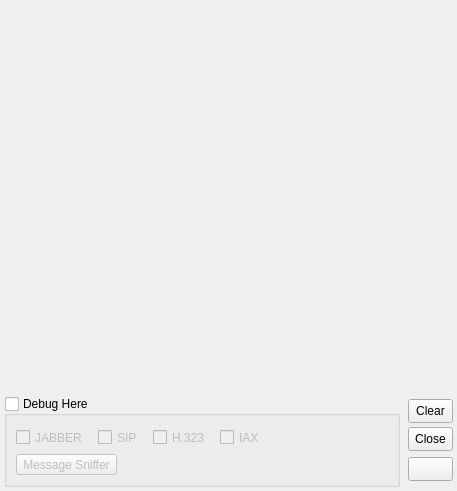
<ui version="4.0" >
 <class>events</class>
 <widget class="QWidget" name="events" >
  <property name="geometry" >
   <rect>
    <x>0</x>
    <y>0</y>
    <width>457</width>
    <height>491</height>
   </rect>
  </property>
  <property name="windowTitle" >
   <string>Yate Debug Log</string>
  </property>
  <property name="windowIcon" >
   <iconset>events.png</iconset>
  </property>
  <property name="_yate_window" stdset="0" >
   <bool>true</bool>
  </property>
  <layout class="QVBoxLayout" >
   <property name="spacing" >
    <number>2</number>
   </property>
   <property name="leftMargin" >
    <number>4</number>
   </property>
   <property name="topMargin" >
    <number>2</number>
   </property>
   <property name="rightMargin" >
    <number>4</number>
   </property>
   <property name="bottomMargin" >
    <number>4</number>
   </property>
   <item>
    <widget class="QFrame" name="log_events_frame" >
     <property name="sizePolicy" >
      <sizepolicy vsizetype="Expanding" hsizetype="Expanding" >
       <horstretch>0</horstretch>
       <verstretch>0</verstretch>
      </sizepolicy>
     </property>
     <property name="styleSheet" >
      <string>QTextEdit {background:black; color: white; font-family: Courier; }</string>
     </property>
     <property name="_yate_uiwidget" stdset="0" >
      <bool>true</bool>
     </property>
     <property name="_yate_uiwidget_name" stdset="0" >
      <string>log_events</string>
     </property>
     <property name="_yate_uiwidget_class" stdset="0" >
      <string>CustomTextEdit</string>
     </property>
     <property name="_yate_uiwidget_params" stdset="0" >
      <stringlist>
       <string>_yate_debug_widget=true</string>
       <string>property:readOnly=true</string>
      </stringlist>
     </property>
    </widget>
   </item>
   <item>
    <layout class="QHBoxLayout" >
     <property name="spacing" >
      <number>8</number>
     </property>
     <item>
      <widget class="QGroupBox" name="log_events_debug" >
       <property name="maximumSize" >
        <size>
         <width>16777215</width>
         <height>100</height>
        </size>
       </property>
       <property name="title" >
        <string>Debug Here</string>
       </property>
       <property name="checkable" >
        <bool>true</bool>
       </property>
       <property name="checked" >
        <bool>false</bool>
       </property>
       <property name="_yate_identity" stdset="0" >
        <string/>
       </property>
       <layout class="QVBoxLayout" >
        <property name="spacing" >
         <number>4</number>
        </property>
        <item>
         <layout class="QHBoxLayout" >
          <property name="spacing" >
           <number>10</number>
          </property>
          <property name="leftMargin" >
           <number>0</number>
          </property>
          <property name="topMargin" >
           <number>0</number>
          </property>
          <property name="rightMargin" >
           <number>0</number>
          </property>
          <property name="bottomMargin" >
           <number>0</number>
          </property>
          <item>
           <widget class="QCheckBox" name="debug_jingle" >
            <property name="minimumSize" >
             <size>
              <width>0</width>
              <height>25</height>
             </size>
            </property>
            <property name="maximumSize" >
             <size>
              <width>16777215</width>
              <height>25</height>
             </size>
            </property>
            <property name="text" >
             <string>JABBER</string>
            </property>
            <property name="_yate_identity" stdset="0" >
             <string>debug:jingle,jabberclient:level 9:level 5</string>
            </property>
           </widget>
          </item>
          <item>
           <widget class="QCheckBox" name="debug_sip" >
            <property name="minimumSize" >
             <size>
              <width>0</width>
              <height>25</height>
             </size>
            </property>
            <property name="maximumSize" >
             <size>
              <width>16777215</width>
              <height>25</height>
             </size>
            </property>
            <property name="text" >
             <string>SIP</string>
            </property>
            <property name="_yate_identity" stdset="0" >
             <string>debug:sip:level 9:level 5</string>
            </property>
           </widget>
          </item>
          <item>
           <widget class="QCheckBox" name="debug_h323" >
            <property name="minimumSize" >
             <size>
              <width>0</width>
              <height>25</height>
             </size>
            </property>
            <property name="maximumSize" >
             <size>
              <width>16777215</width>
              <height>25</height>
             </size>
            </property>
            <property name="text" >
             <string>H.323</string>
            </property>
            <property name="_yate_identity" stdset="0" >
             <string>debug:h323:level 9:level 5</string>
            </property>
           </widget>
          </item>
          <item>
           <widget class="QCheckBox" name="debug_iax" >
            <property name="minimumSize" >
             <size>
              <width>0</width>
              <height>25</height>
             </size>
            </property>
            <property name="maximumSize" >
             <size>
              <width>16777215</width>
              <height>25</height>
             </size>
            </property>
            <property name="text" >
             <string>IAX</string>
            </property>
            <property name="_yate_identity" stdset="0" >
             <string>debug:iax:level 9:level 5</string>
            </property>
           </widget>
          </item>
          <item>
           <spacer>
            <property name="orientation" >
             <enum>Qt::Horizontal</enum>
            </property>
            <property name="sizeHint" >
             <size>
              <width>40</width>
              <height>20</height>
             </size>
            </property>
           </spacer>
          </item>
         </layout>
        </item>
        <item>
         <layout class="QHBoxLayout" >
          <item>
           <widget class="QToolButton" name="debug_sniffer" >
            <property name="text" >
             <string>Message Sniffer</string>
            </property>
            <property name="checkable" >
             <bool>true</bool>
            </property>
            <property name="autoRepeat" >
             <bool>true</bool>
            </property>
            <property name="_yate_identity" stdset="0" >
             <string>command:sniffer</string>
            </property>
           </widget>
          </item>
          <item>
           <spacer>
            <property name="orientation" >
             <enum>Qt::Horizontal</enum>
            </property>
            <property name="sizeHint" >
             <size>
              <width>40</width>
              <height>20</height>
             </size>
            </property>
           </spacer>
          </item>
         </layout>
        </item>
       </layout>
      </widget>
     </item>
     <item>
      <layout class="QVBoxLayout" >
       <property name="spacing" >
        <number>1</number>
       </property>
       <item>
        <widget class="QToolButton" name="log_events_clear" >
         <property name="sizePolicy" >
          <sizepolicy vsizetype="Fixed" hsizetype="Minimum" >
           <horstretch>0</horstretch>
           <verstretch>0</verstretch>
          </sizepolicy>
         </property>
         <property name="minimumSize" >
          <size>
           <width>0</width>
           <height>24</height>
          </size>
         </property>
         <property name="maximumSize" >
          <size>
           <width>16777215</width>
           <height>24</height>
          </size>
         </property>
         <property name="toolTip" >
          <string>Clear all calls log</string>
         </property>
         <property name="text" >
          <string>Clear</string>
         </property>
         <property name="icon" >
          <iconset>clear.png</iconset>
         </property>
         <property name="toolButtonStyle" >
          <enum>Qt::ToolButtonTextBesideIcon</enum>
         </property>
         <property name="_yate_identity" stdset="0" >
          <string>clear:log_events</string>
         </property>
         <property name="_yate_normal_icon" stdset="0" >
          <string>clear.png</string>
         </property>
         <property name="_yate_pressed_icon" stdset="0" >
          <string>clear_pressed.png</string>
         </property>
         <property name="_yate_hover_icon" stdset="0" >
          <string>clear_hover.png</string>
         </property>
        </widget>
       </item>
       <item>
        <widget class="QToolButton" name="button_hide" >
         <property name="sizePolicy" >
          <sizepolicy vsizetype="Fixed" hsizetype="Minimum" >
           <horstretch>0</horstretch>
           <verstretch>0</verstretch>
          </sizepolicy>
         </property>
         <property name="minimumSize" >
          <size>
           <width>0</width>
           <height>24</height>
          </size>
         </property>
         <property name="maximumSize" >
          <size>
           <width>16777215</width>
           <height>24</height>
          </size>
         </property>
         <property name="text" >
          <string>Close</string>
         </property>
         <property name="icon" >
          <iconset>cancel.png</iconset>
         </property>
         <property name="toolButtonStyle" >
          <enum>Qt::ToolButtonTextBesideIcon</enum>
         </property>
         <property name="_yate_normal_icon" stdset="0" >
          <string>cancel.png</string>
         </property>
         <property name="_yate_pressed_icon" stdset="0" >
          <string>cancel_pressed.png</string>
         </property>
         <property name="_yate_hover_icon" stdset="0" >
          <string>cancel_hover.png</string>
         </property>
        </widget>
       </item>
       <item>
        <spacer>
         <property name="orientation" >
          <enum>Qt::Vertical</enum>
         </property>
         <property name="sizeType" >
          <enum>QSizePolicy::Fixed</enum>
         </property>
         <property name="sizeHint" >
          <size>
           <width>20</width>
           <height>2</height>
          </size>
         </property>
        </spacer>
       </item>
       <item>
        <widget class="QToolButton" name="toggle_show_help_2" >
         <property name="sizePolicy" >
          <sizepolicy vsizetype="Fixed" hsizetype="Minimum" >
           <horstretch>0</horstretch>
           <verstretch>0</verstretch>
          </sizepolicy>
         </property>
         <property name="minimumSize" >
          <size>
           <width>0</width>
           <height>24</height>
          </size>
         </property>
         <property name="maximumSize" >
          <size>
           <width>16777215</width>
           <height>24</height>
          </size>
         </property>
         <property name="toolTip" >
          <string>Show or hide the Help window</string>
         </property>
         <property name="icon" >
          <iconset>quest.png</iconset>
         </property>
         <property name="checkable" >
          <bool>true</bool>
         </property>
         <property name="_yate_identity" stdset="0" >
          <string>showwindow:help:4</string>
         </property>
         <property name="_yate_normal_icon" stdset="0" >
          <string>quest.png</string>
         </property>
         <property name="_yate_pressed_icon" stdset="0" >
          <string>quest_pressed.png</string>
         </property>
         <property name="_yate_hover_icon" stdset="0" >
          <string>quest_hover.png</string>
         </property>
        </widget>
       </item>
      </layout>
     </item>
    </layout>
   </item>
  </layout>
 </widget>
 <resources/>
 <connections/>
</ui>
